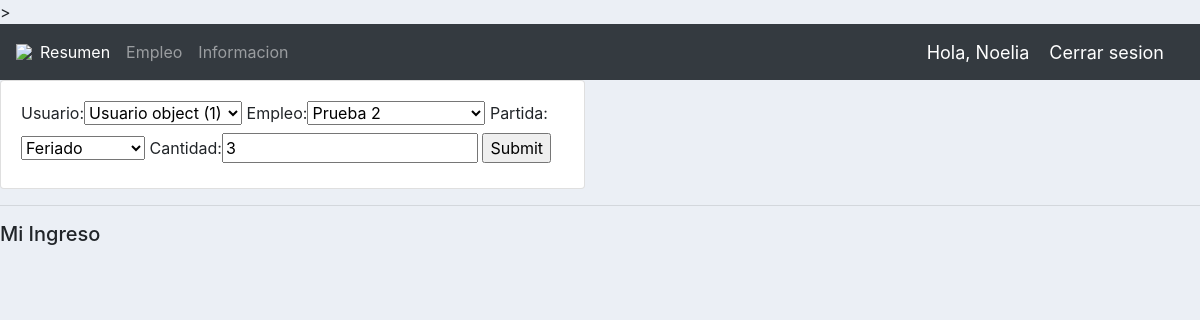
The app's page /update_recibo/7/ (signed in) with its own data.
### accounts/models.py (models this page shows, shortened)
class Recibo(models.Model): # Order
    PARTIDA = (
        ('Hs Extras', 'Hs Extras'),
        ('Dia Desc trab', 'Dia Desc trab'),
        ('Feriado', 'Feriado'),
        )
    usuario = models.ForeignKey(Usuario, null=True, on_delete=models.SET_NULL)
    empleo = models.ForeignKey(Empleo, null=True, on_delete=models.SET_NULL)
    date_created = models.DateTimeField(auto_now_add=True, null=True)
    partida = models.CharField(max_length=200, null=True, choices=PARTIDA)
    cantidad = models.CharField(max_length=200, null=True)

### accounts/views.py (the view)
# urls.py: path('update_recibo/<str:pk>/',views.updateRecibo, name="update_recibo"),
@login_required(login_url ='login')
def updateRecibo(request, pk):
    recibo = Recibo.objects.get(id=pk)
    form = OrderForm(instance=recibo)
    if request.method == 'POST':
        form = OrderForm(request.POST,instance=recibo)
        if form.is_valid():
            form.save()
            return redirect('/')
    context = {'form': form}
    return render(request, 'accounts/order_form.html',context)

### accounts/forms.py
class OrderForm(ModelForm):
    class Meta:
        model = Recibo
        fields= '__all__'

### accounts/models.py (called while the page is built)
    def __str__(self):
        return self.name

### accounts/Templates/accounts/order_form.html (shortened to what this page needs)
{%  extends 'accounts/main.html' %}
{% load static %}
{% block content %}
    <div class="row">
        <div class="col-md-6">
            <div class="card card-body">
                <form action="" method="POST">
                    {{form}}
                    <input type="submit" name="Submit">
                </form>
            </div>
      </div>
</div>
{% endblock %}

### accounts/Templates/accounts/navbar.html (shortened to what this page needs)
{% load static  %}
<nav class="navbar navbar-expand-lg navbar-dark bg-dark">
  <img src="{% static 'images/logo.png' %}">
  <div class="collapse navbar-collapse" id="navbarNav">
    <ul class="navbar-nav">
      <li class="nav-item active">
        <a class="nav-link" href="{% url 'home' %}">Resumen</a>
      </li>
      <li class="nav-item">
        <a class="nav-link" href="{% url 'empleo' %}">Empleo</a>
      </li>
      <li class="nav-item">
        <a class="nav-link" href="{% url 'informacion' %}">Informacion</a>
      </li>
    </ul>
  </div>
    <span class="hello-msg"> Hola, {{ request.user }}</span>
    <span><a class="hello-msg" href="{% url 'logout' %}">Cerrar sesion</a></span>
</nav>

### static/css/main.css (style rules this page uses)
body { background-color: #ebeff5; }

### accounts/Templates/accounts/navbar.html (style rules this page uses)
.hello-msg { font-size: 18px; color: #fff;margin-right: 20px }

### records on screen
Recibo: usuario "Usuario object (1)", empleo "Prueba 2", partida "Feriado", cantidad "3"

### other values on screen
{{ request.user }} "Noelia"
